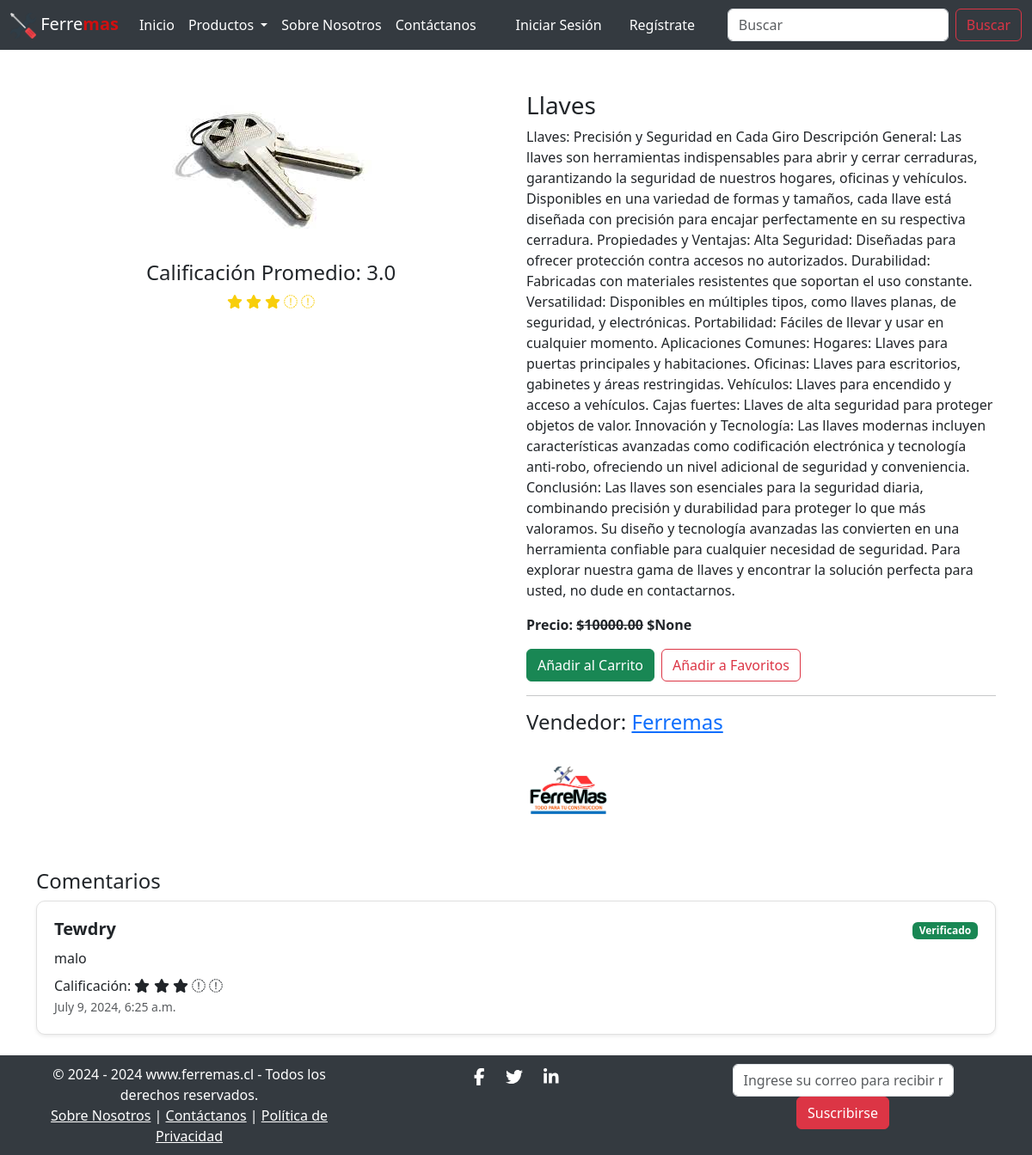
Screenshot of /product-detail/1/ with the database file from the repository.
### core/models.py (models this page shows, shortened)
class Product(models.Model):
    category = models.ForeignKey(Category, related_name='products', on_delete=models.CASCADE)
    vendor = models.ForeignKey(Vendor, related_name='products', on_delete=models.SET_NULL, null=True, blank=True)
    title = models.CharField(max_length=100)
    description = models.TextField()
    price = models.DecimalField(max_digits=10, decimal_places=2, default=0.0)
    discounted_price = models.DecimalField(max_digits=10, decimal_places=2, null=True, blank=True)
    product_image = models.ImageField(upload_to='products/', null=True, blank=True)

class Vendor(models.Model):
    user = models.OneToOneField(User, on_delete=models.CASCADE)
    name = models.CharField(max_length=100)
    logo = models.ImageField(upload_to='vendors/', null=True, blank=True)
    description = models.TextField(null=True, blank=True)

class Review(models.Model):
    user = models.ForeignKey(User, on_delete=models.CASCADE)
    product = models.ForeignKey(Product, on_delete=models.CASCADE)
    rating = models.IntegerField()
    content = models.TextField()
    review_date = models.DateTimeField(auto_now_add=True)
    verified = models.BooleanField(default=False)

### core/views.py (the view)
# urls.py: path("product-detail/<int:pk>", views.ProductDetail.as_view(), name="product_detail"),
class ProductDetail(View):
    def get(self, request, pk):
        product = get_object_or_404(Product, pk=pk)
        reviews = Review.objects.filter(product=product)
        comments = Comment.objects.filter(order__items__product=product).distinct()
        user_favorite = None
        if request.user.is_authenticated:
            user_favorite = Favorite.objects.filter(user=request.user, product=product).first()
        total_rating = sum(review.rating for review in reviews)
        avg_rating = total_rating / len(reviews) if reviews else None
        return render(request, "app/productdetail.html", {
            'product': product,
            'reviews': reviews,
            'comments': comments,
            'user_favorite': user_favorite,
            'avg_rating': avg_rating,
        })

### core/context_processors.py (called while the page is built)
def cart_item_count(request):
    if request.user.is_authenticated:
        cart_count = Cart.objects.filter(user=request.user).count()
    else:
        cart_count = 0
    return {'totalitems': cart_count}

### core/templates/app/productdetail.html (shortened to what this page needs)
{% extends 'app/base.html' %}
{% load static %}
{% block main-content %}
<div class="container mt-5">
    <div class="row">
        <div class="col-lg-6 text-center">
            {% if product.product_image %}
                <img class="img-fluid rounded" src="{{ product.product_image.url }}" alt="{{ product.title }}" style="max-width: 80%; height: auto;">
            {% else %}
                <img class="img-fluid rounded" src="{% static 'path/to/default-image.jpg' %}" alt="{{ product.title }}" style="max-width: 80%; height: auto;">
            {% endif %}
            <div class="mt-3">
                <h4>Calificación Promedio: {{ avg_rating|default:"Sin calificación" }}</h4>
                {% if avg_rating %}
                    <div class="rating">
                        {% for i in "12345" %}
                            <span class="fa fa-star{% if avg_rating < forloop.counter %}-o{% endif %}"></span>
                        {% endfor %}
                    </div>
                {% endif %}
            </div>
        </div>
        <div class="col-lg-6">
            <h3>{{ product.title }}</h3>
            <p>{{ product.description }}</p>
            <p class="fw-bold">Precio: <span class="text-decoration-line-through">${{ product.price }}</span> ${{ product.discounted_price }}</p>
            <div class="d-flex mb-3">
                <form method="get" action="{% url 'add_to_cart' %}" class="me-2">
                    <button type="submit" class="btn btn-success">Añadir al Carrito</button>
                </form>
                <form method="post" action="{% url 'add_to_favorites' product.id %}">
                    <button type="submit" class="btn btn-outline-danger">Añadir a Favoritos</button>
                </form>
            </div>
            <hr>
            {% if product.vendor %}
                <h4>Vendedor: <a href="{% url 'vendor_detail' product.vendor.id %}">{{ product.vendor.name }}</a></h4>
                <img src="{{ product.vendor.logo.url }}" alt="{{ product.vendor.name }}" style="max-width: 100px; height: auto;">
            {% else %}
                <h4>Vendedor: No disponible</h4>
            {% endif %}
        </div>
    </div>
    <div class="row mt-5">
        <div class="col-lg-12">
            <h4>Comentarios</h4>
            {% if reviews %}
                {% for review in reviews %}
                    <div class="card mb-4 shadow-sm">
                        <div class="card-body">
                            <div class="d-flex justify-content-between">
                                <div>
                                    <h5 class="card-title">{{ review.user.username }}</h5>
                                    <p class="card-text">{{ review.content }}</p>
                                    <p class="card-text">Calificación:
                                        {% for i in "12345" %}
                                            <span class="fa fa-star{% if review.rating < forloop.counter %}-o{% endif %}"></span>
                                        {% endfor %}
                                    </p>
                                </div>
                                {% if review.verified %}
                                    <div>
                                        <span class="badge bg-success">Verificado</span>
                                    </div>
                                {% endif %}
                            </div>
                            <p class="card-text"><small class="text-muted">{{ review.review_date }}</small></p>
                        </div>
                    </div>
                {% endfor %}
            {% else %}
                <p>No hay comentarios disponibles.</p>
            {% endif %}
        </div>
    </div>
</div>
{% endblock main-content %}

### core/static/app/css/style.css (style rules this page uses)
.card-body { padding: 1.25rem; }
.card-body p { margin-bottom: 0.5rem; }
.card-title { font-size: 1.25rem; font-weight: bold; }
.card-text { font-size: 1rem; }
.rating { color: #f8ce0b; }
.card { border: 1px solid #e0e0e0; border-radius: 10px; }
.card-body { padding: 20px; }
.card-title { margin-bottom: 10px; }
.card-text { margin-bottom: 5px; }

### core/static/app/css/custom.css (style rules this page uses)
.card-body { display: flex; flex-direction: column; }
.card-text { flex-grow: 1; }

### rows the page displays
Product: product_image (picture), title "Llaves", description "Llaves: Precisión y Seguridad en Cada Giro Descripción General: Las llaves son herramientas indispensables para abrir y cerrar cerraduras, garantizando la seguridad de nuestros hogares, oficinas y vehículos. Disponibles en una variedad de formas y tamaños, cada llave está diseñada con precisión para encajar perfectamente en su respectiva cerradura. Propiedades y Ventajas: Alta Seguridad: Diseñadas para ofrecer protección contra accesos no autorizados. Durabilidad: Fabricadas con materiales resistentes que soportan el uso constante. Versatilidad: Disponibles en múltiples tipos, como llaves planas, de seguridad, y electrónicas. Portabilidad: Fáciles de llevar y usar en cualquier momento.…", price "10000.00", discounted_price "None", vendor.name "Ferremas", vendor.logo (picture)
Review: user.username "Tewdry", content "malo", rating 3 (drawn), verified "Verificado", review_date "July 9, 2024, 6:25 a.m."

### other values shown
{{ avg_rating|default:"Sin calificación" }} "3.0"
